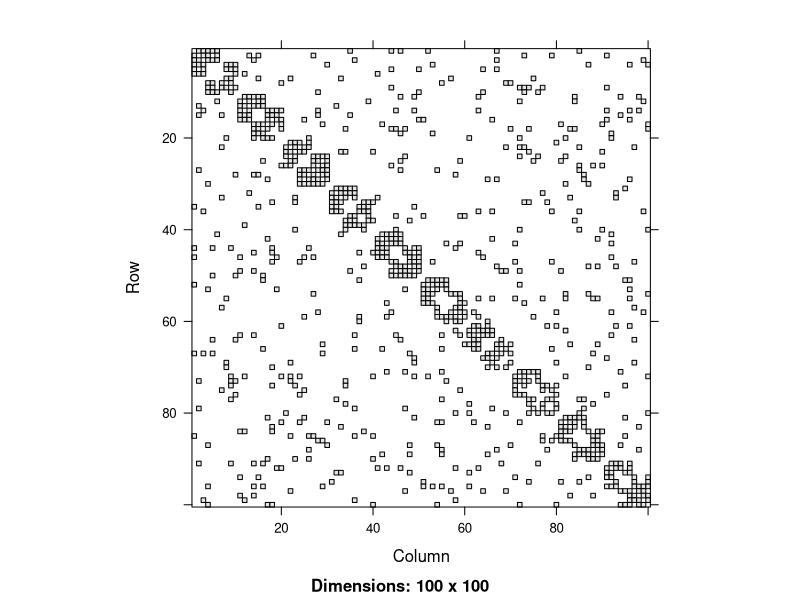

Here is the R script that generated this plot:
library(igraph)


### Name: sample_hierarchical_sbm
### Title: Sample the hierarchical stochastic block model
### Aliases: sample_hierarchical_sbm hierarchical_sbm
### Keywords: graphs graphs, random

### ** Examples


## Ten blocks with three clusters each
C <- matrix(c(1  , 3/4,   0,
              3/4,   0, 3/4,
              0  , 3/4, 3/4), nrow=3)
g <- sample_hierarchical_sbm(100, 10, rho=c(3, 3, 4)/10, C=C, p=1/20)
g
if (require(Matrix)) { image(g[]) }
